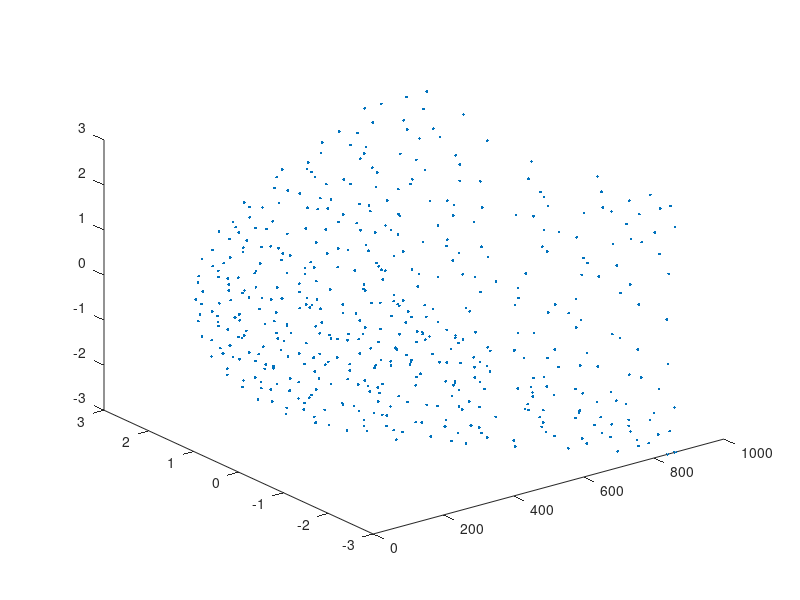

Write the MATLAB code that produced this figure. (Note: this script raises an error after producing the figure.)

%--------------------------------------------------------------------------
%-------------------------INPUT--------------------------------------------
%--------------------------------------------------------------------------
LD.constant.kb = 1.3806E-23;                    %aJ/k (1.3806E-23 J/K)
LD.constant.hbar = 1.054E-34;                %J/s
LD.constant.i = sqrt(-1);
LD.constant.c = 29979245800.00019;      %cm/s
LD.constant.s2ps = 10E-13;
LD.constant.ang2m = 10E-11;

format long

%--------------------------------------------------------------------------
%-------------------------READ---------------------------------------------
%--------------------------------------------------------------------------

LD.FC2.id = load('./FULLorder2.dat');
% LD.FC3.id = load('./update_list/FULLorder3_2.dat');

LD.pos = load('./FULLpos.dat');

%--------------------------------------------------------------------------
%LD Input
%--------------------------------------------------------------------------
%define supercell integers
LD.Nx = 6;                LD.Ny = 6;                LD.Nz = 6;

%cell parameters
LD.cell = [1.56 1.56 1.56 90 90 90 0 0 0 0 0 0];
%lattice vectors
LD.latvec =...
        [0.0 0.5 0.5;
		0.5 0.0 0.5;
		0.5 0.5 0.0];
LD.latvec = LD.latvec*LD.cell(1);
LD.latvec_rec = [-1.0 1.0 1.0;
			1.0 -1.0 1.0;
			1.0 1.0 -1.0];
        
% LD.x.ucell.frac =...
%     [0.1250000000000000  0.1250000000000000  0.1250000000000000
%     0.8750000000000000  0.8750000000000000  0.8750000000000000];
%                 
% LD.x.ucell.gulp =...
%     [0.8750000000000000  0.8750000000000000  0.8750000000000000 0 1 1 1
%     0.1250000000000000  0.1250000000000000  0.1250000000000000 0 1 1 1];


plot3(LD.pos(:,1),LD.pos(:,2),LD.pos(:,3),'.')

%--------------------------------------------------------------------------
%LD Input
%--------------------------------------------------------------------------

LD.pos(:,2:4) = LD.pos(:,2:4)*LD.cell(1); 

%--------------------------------------------------------------------------
%Prepare LAMMPS Data
%--------------------------------------------------------------------------
lammps.alpha = (180/pi)* ...
    atan2(norm(cross(LD.latvec(1,:),LD.latvec(2,:))),...
    dot(LD.latvec(1,:),LD.latvec(2,:)));
lammps.beta = lammps.alpha;
lammps.gamma = lammps.beta;

lammps.lx = LD.cell(1)*LD.Nx;
lammps.xy = LD.cell(2)*cos(LD.cell(6));
lammps.xz = LD.cell(3)*cos(LD.cell(5));
lammps.ly = sqrt(LD.cell(2)^2 - lammps.xy^2);
lammps.yz = ( LD.cell(2)*LD.cell(3)*cos(LD.cell(4)) - ...
    lammps.xy*lammps.xz ) / lammps.ly;
lammps.lz = sqrt( LD.cell(3)^2 - lammps.xz^2 - lammps.yz^2 );

%--------------------------------------------------------------------------
%pause
%--------------------------------------------------------------------------

%set the lammps ids
    LD.id(1:size(LD.pos,1),1) = 1:size(LD.pos,1); 
    LD.type(1:size(LD.pos,1),1) = 1;
%initialize  
    LD.dx = 0.0001;
    LD.precision = int2str(log10(ceil(1/LD.dx))+4);
    
    LD.pos_tmp = LD.pos(:,:);    
    LAMMPS.force0 = ankit_lmp_force(LD);
    
%--------------------------------------------------------------------------
%pause  
%-------------------------------------------------------------------------- 

%--------------------------------------------------------------------------
tic
%--------------------------------------------------------------------------

%--------------------------------------------------------------------------
%FC2
%--------------------------------------------------------------------------

for iFC = 1:1:size(LD.FC2.id,1)
%initialize    
    LD.pos_tmp = LD.pos(:,:);
%increment position for iFC,2
    LD.pos_tmp( LD.FC2.id(iFC,1) +1 , LD.FC2.id(iFC,3) + 1 ) = ...
        LD.pos_tmp( LD.FC2.id(iFC,1) +1 , LD.FC2.id(iFC,3) + 1 ) + LD.dx;
%calc changed force    
    LAMMPS.force = ankit_lmp_force(LD);
%change in force on iFC,1
    LD.FC2.phi(iFC) =...
        -(LAMMPS.force(LD.FC2.id(iFC,2) +1 , LD.FC2.id(iFC,4)  ) - ...
        LAMMPS.force0(LD.FC2.id(iFC,2) +1 , LD.FC2.id(iFC,4) ) ) / LD.dx ;
%--------------------------------------------------------------------------
%pause  
%--------------------------------------------------------------------------  
end

plot(LD.FC2.phi)
    
%--------------------------------------------------------------------------
%pause  
%--------------------------------------------------------------------------     
    
%--------------------------------------------------------------------------
%FC3
%--------------------------------------------------------------------------

% for iFC = 1:1:size(LD.FC3.id,1)
%     
% %initialize    
%     LD.pos_tmp = LD.pos(:,:);
% %increment position beta
%     LD.pos_tmp(LD.FC3.id(iFC,2) , LD.FC3.id(iFC,5) ) = ...
%         LD.pos_tmp(LD.FC3.id(iFC,2) , LD.FC3.id(iFC,5) ) - LD.dx;
% %increment position gamma
%     LD.pos_tmp(LD.FC3.id(iFC,3) , LD.FC3.id(iFC,6) ) = ...
%         LD.pos_tmp(LD.FC3.id(iFC,3) , LD.FC3.id(iFC,6) ) - LD.dx;
% %calc changed force
%     LAMMPS.force1 = ankit_lmp_force(LD);
% 
% %initialize    
%     LD.pos_tmp = LD.pos(:,:);
% %increment position beta
%     LD.pos_tmp(LD.FC3.id(iFC,2) , LD.FC3.id(iFC,5) ) = ...
%         LD.pos_tmp(LD.FC3.id(iFC,2) , LD.FC3.id(iFC,5) ) - LD.dx;
% %increment position gamma
%     LD.pos_tmp(LD.FC3.id(iFC,3) , LD.FC3.id(iFC,6) ) = ...
%         LD.pos_tmp(LD.FC3.id(iFC,3) , LD.FC3.id(iFC,6) ) + LD.dx;
% %calc changed force
%     LAMMPS.force2 = ankit_lmp_force(LD);
%     
% %initialize    
%     LD.pos_tmp = LD.pos(:,:);
% %increment position beta
%     LD.pos_tmp(LD.FC3.id(iFC,2) , LD.FC3.id(iFC,5) ) = ...
%         LD.pos_tmp(LD.FC3.id(iFC,2) , LD.FC3.id(iFC,5) ) + LD.dx;
% %increment position gamma
%     LD.pos_tmp(LD.FC3.id(iFC,3) , LD.FC3.id(iFC,6) ) = ...
%         LD.pos_tmp(LD.FC3.id(iFC,3) , LD.FC3.id(iFC,6) ) - LD.dx;
% %calc changed force
%     LAMMPS.force3 = ankit_lmp_force(LD);
%     
% %initialize    
%     LD.pos_tmp = LD.pos(:,:);
% %increment position beta
%     LD.pos_tmp(LD.FC3.id(iFC,2) , LD.FC3.id(iFC,5) ) = ...
%         LD.pos_tmp(LD.FC3.id(iFC,2) , LD.FC3.id(iFC,5) ) + LD.dx;
% %increment position gamma
%     LD.pos_tmp(LD.FC3.id(iFC,3) , LD.FC3.id(iFC,6) ) = ...
%         LD.pos_tmp(LD.FC3.id(iFC,3) , LD.FC3.id(iFC,6) ) + LD.dx;
% %calc changed force
%     LAMMPS.force4 = ankit_lmp_force(LD);
% 
%     
% %change in force on alpha
%     LD.FC3.phi(iFC) =...
%         -...
%         (...
%         LAMMPS.force4(LD.FC3.id(iFC,1) , LD.FC3.id(iFC,4) ) - ...
%         LAMMPS.force3(LD.FC3.id(iFC,1) , LD.FC3.id(iFC,4) ) - ...
%         LAMMPS.force2(LD.FC3.id(iFC,1) , LD.FC3.id(iFC,4) ) + ...
%         LAMMPS.force1(LD.FC3.id(iFC,1) , LD.FC3.id(iFC,4) ) ...
%         )...
%         / (4*LD.dx^2);
% %--------------------------------------------------------------------------
% %pause  
% %-------------------------------------------------------------------------- 
% 
% end
% 
% plot(LD.FC3.phi)

%--------------------------------------------------------------------------
%pause  
%-------------------------------------------------------------------------- 


%--------------------------------------------------------------------------
%pause  
%-------------------------------------------------------------------------- 


dlmwrite('./PHI2.dat',LD.FC2.phi','delimiter',' ','precision', '%10.5f');
% dlmwrite('./PHI3.dat',LD.FC3.phi','delimiter',' ','precision', '%10.5f');



